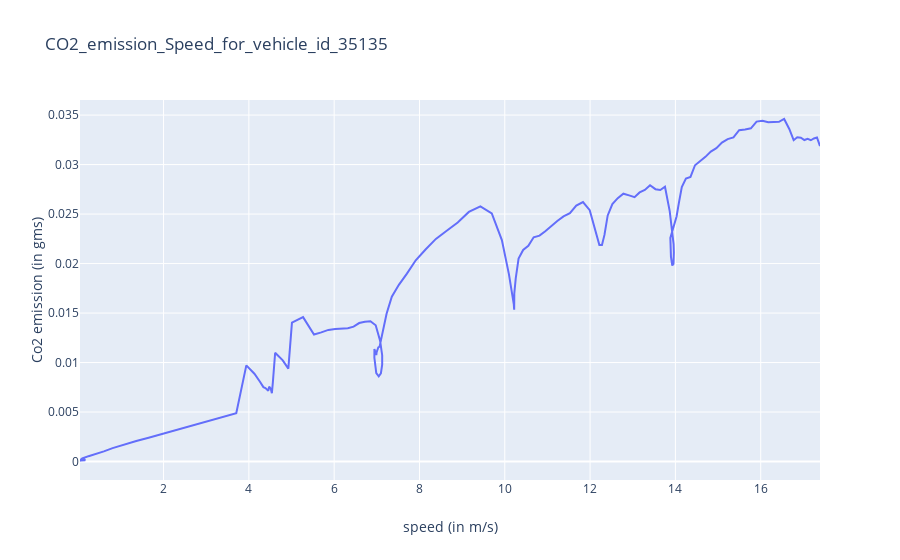

This figure's notebook cell:
### Code cell
layout = go.Layout(title=f"CO2_emission_Speed_for_vehicle_id_{vehicle_id}",
                xaxis=dict(title='speed (in m/s)'),
                yaxis=dict(title='Co2 emission (in gms)'))
data = [dict(x=outputs['velocities'], y=outputs['fp'])] # select the desired outputs
fig = go.Figure(data=data, layout=layout)
iplot(fig)

### Figure 1 — Plotly figure (JSON) as saved in the notebook; plotly's stock layout.template omitted (floating-point values rounded to 4 significant figures; data arrays with more than 128 entries replaced by an {"elided": "..."} marker saying what was removed)
{"data": [{"type": "scatter", "x": {"elided": "162 float values"}, "y": {"elided": "161 float values"}}], "layout": {"title": {"text": "CO2_emission_Speed_for_vehicle_id_35135"}, "xaxis": {"title": {"text": "speed (in m/s)"}}, "yaxis": {"title": {"text": "Co2 emission (in gms)"}}}}
